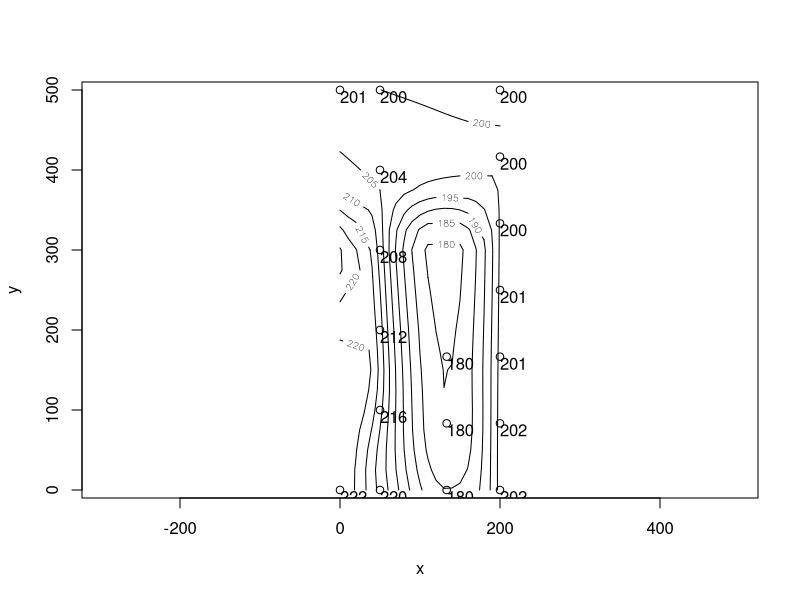

The R source for this figure:
genertopo <- function(length = 500, width=200, height=200, perc=4) {
    road.end <- height + perc * length/100
    ## Corner points: lowerleft, lower right, upper left, upper right.
    corner.df  <-  data.frame(x = c(0, width, 0, width),
                              y = c(0, 0, length, length),
                              z = c(road.end + perc * (width/4)/100,
                                    height + rnorm(1, sd = 2),
                                    height + rnorm(1, sd = 3), height
                                    )
                              )
    divid.df <- c()
    ## Neutral line at quarter of width from bottom to top
    neutr.points = 6
    neutr.df <- data.frame(x = rep(width/4, neutr.points),
                           y = seq(0, length, length.out = neutr.points),
                           z = seq(road.end, height, length.out = neutr.points)
                           )
    ## East edge
    east.points <- 5
    east.y  <- seq(0, length, length.out = east.points + 2)[-c(1, east.points + 2)]
    east.df <- data.frame(x = rep(width, east.points),
                          y = east.y,
                          z = seq(corner.df[2, "z"], height, length.out = east.points)
                          )
    ## Divider between planned and ori road
    div.points = 3
    divider.df <- data.frame(x = rep(2 * width/3, div.points),
                             y = seq(0, length/3, length.out = div.points),
                             z = rep(height - perc * length/100, div.points)
                             )
    rbind(corner.df, neutr.df, east.df, divider.df)
}

topo <- genertopo()

topo.loess <- loess(z ~ x * y, topo,span=0.5, normalize=F)
topo.ma <- list(x=seq(0,200,10),y=seq(0,500,length.out = 21))
topo.lo <- predict(topo.loess, expand.grid(topo.ma), se=T)
library(MASS)
eqscplot(topo.ma, typ="n")
contour(topo.ma$x, topo.ma$y, topo.lo$fit, add=T)
points(topo[,1:2])
text(topo[,"x"], topo[,"y"], round(topo[,"z"]), adj=c(0,1))
